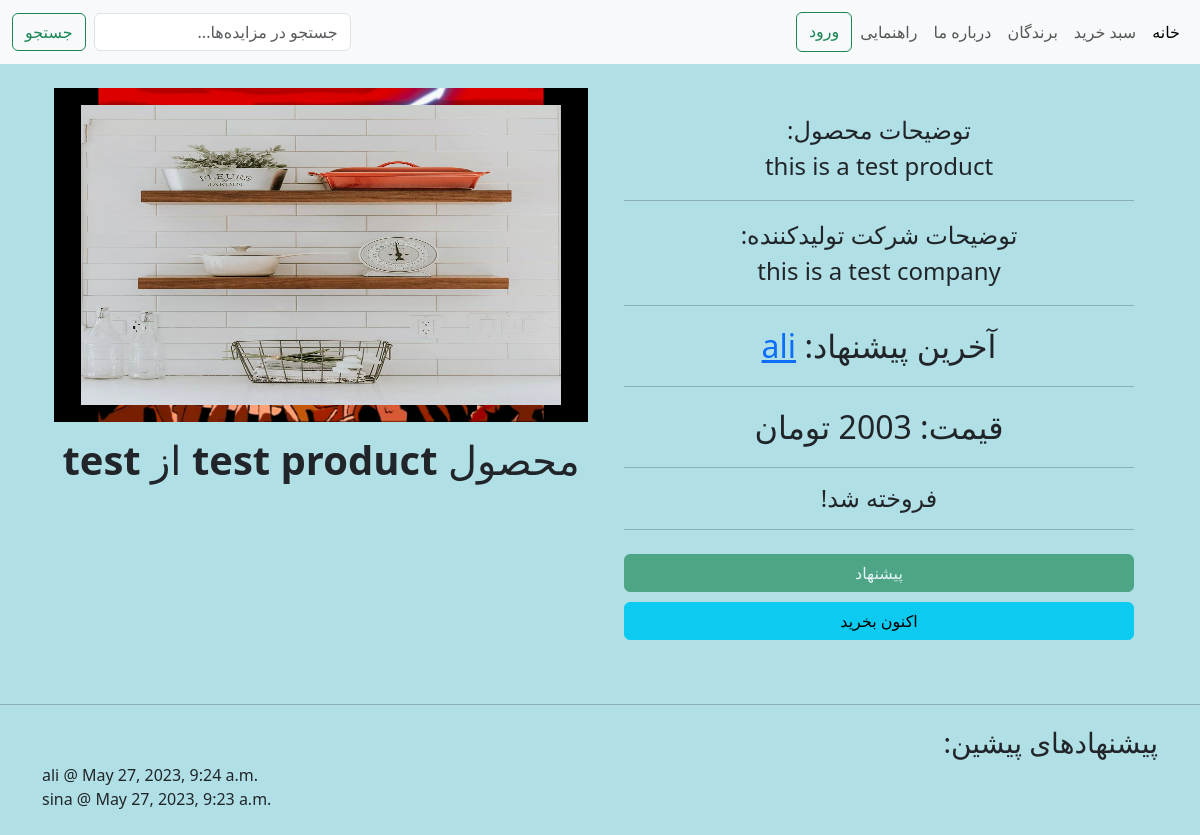
Screenshot of /auction/4/ with the database file from the repository.
### base/models.py (models this page shows)
class Auction(models.Model):
    product = models.ForeignKey(Product, on_delete=models.CASCADE)
    start_time = models.DateTimeField(default=timezone.now)
    end_time = models.DateTimeField(null=True, blank=True)
    current_price = models.DecimalField(max_digits=10, decimal_places=0)
    bid_duration = models.IntegerField()
    last_bid = models.ForeignKey(Bid, on_delete=models.SET_NULL, null=True, blank=True, related_name="auction_last_bid")
    class Meta:
        ordering = ['-start_time']

class Product(models.Model):
    company = models.ForeignKey(Company, on_delete=models.CASCADE)
    name = models.CharField(max_length=255)
    price = models.DecimalField(max_digits=10, decimal_places=0)
    description = models.TextField(null=True, blank=True)
    category = models.CharField(max_length=50, choices=[(ca.value, ca.name) for ca in Category])
    image = models.ImageField(upload_to="uploads/products/", null=True, blank=True)

class Company(models.Model):
    name = models.CharField(max_length=255)
    description = models.TextField()

class Bid(models.Model):
    price = models.DecimalField(max_digits=10, decimal_places=0)
    created_at = models.DateTimeField(auto_now_add=True)
    auction = models.ForeignKey('Auction', on_delete=models.CASCADE, related_name='bids')
    user = models.ForeignKey('User', on_delete=models.CASCADE, related_name='bids')
    class Meta:
        ordering = ['-created_at']

class User(AbstractUser):
    name = models.CharField(max_length=200, null=True, blank=True)
    address = models.TextField(null=True, blank=True)
    email = models.EmailField(unique=True, null=True, blank=True)
    phone = models.CharField(max_length=14, null=True, blank=True)
    bids_number = models.IntegerField(default=0)
    bio = models.TextField(null=True, blank=True)
    avatar = models.ImageField(upload_to="uploads/users/", null=True, blank=True)
    groups = models.ManyToManyField(
        'auth.Group', related_name='custom_user_set', blank=True
    )
    user_permissions = models.ManyToManyField(
        'auth.Permission', related_name='custom_user_set', blank=True
    )

### base/views.py (the view, shortened to what this page needs)
# urls.py: path('auction/<str:pk>/', views.auction, name="auction"),
def auction(request, pk):
    auction = Auction.objects.get(id=pk)
    context = {'auction': auction}
    return render(request, 'base/auction.html', context)

### base/templates/base/auction.html (shortened to what this page needs)
{% extends "main.html" %}
{% load static %}
{% block content %}
<div class="container p-4">
    <div class="row">
        <div class="col-12 col-md-6 text-center p-4 fs-2">
            <div class="fs-4">توضیحات محصول: <br /> {{ auction.product.description }}</div>
            <hr />
            <div class="fs-4">توضیحات شرکت تولیدکننده: <br /> {{ auction.product.company.description }}</div>
            <hr />
            <div>آخرین پیشنهاد: {% if auction.last_bid %} <a href="{% url 'user-profile' auction.last_bid.user.id %}">{{ auction.last_bid.user.username }}</a> {% else %} هیچکس {% endif %}</div>
            <hr />
            <div>قیمت: {{ auction.current_price }} تومان</div>
            <hr />
            <h4 id="timer" class="w-100 text-center">
                {% if not auction.last_bid %}
                  هنوز شروع نشده!
                {% elif auction.end_time %}
                  فروخته شد!
                {% else %}
                  00:00
                {% endif %}
            </h4>
            <hr />
            <div class="d-flex flex-column align-items-stretch gap-2">
                <form method="post">
                  <button
                  {% if auction.end_time or auction.last_bid and auction.last_bid.user.id == request.user.id %}
                    disabled
                  {% endif %}
                  class="btn btn-success w-100"
                  type="submit">
                    پیشنهاد
                  </button>
                </form>
                <a href="#" class="btn btn-info">اکنون بخرید</a>
              </div>
        </div>
        <div class="col-12 col-md-6">
            <div class="position-relative">
              <img hidden width="90%" height="90%" id="sold-image" class="sold-image" src="{% static 'images/login.png' %}" alt="">
            </div>
            <div class="w-100 text-center fs-1 mt-2">
                محصول <strong>{{ auction.product.name }}</strong> از <strong>{{ auction.product.company.name }}</strong>
            </div>
        </div>
    </div>
</div>
<hr />
<div class="container pb-4">
  <div class="fs-3">پیشنهاد‌های پیشین:</div>
  <div dir="ltr">
    {% for bid in auction.bids.all %}
    <div>{{ bid.user.name }} @ {{ bid.created_at }}</div>
    {% endfor %}
  </div>
</div>
{% endblock content %}

### static/styles/style.css (style rules this page uses)
body { background-color: powderblue; min-height: 100vh; height: fit-content; }
.sold-image { position: absolute; top: 5%; left: 5%; }

### rows the page displays
Auction: product.description "this is a test product", product.company.description "this is a test company", last_bid.user.username "ali", product.name "test product", product.company.name "test"
Bid: user.name "ali", created_at "May 27, 2023, 9:24 a.m."
Bid: user.name "sina", created_at "May 27, 2023, 9:23 a.m."
